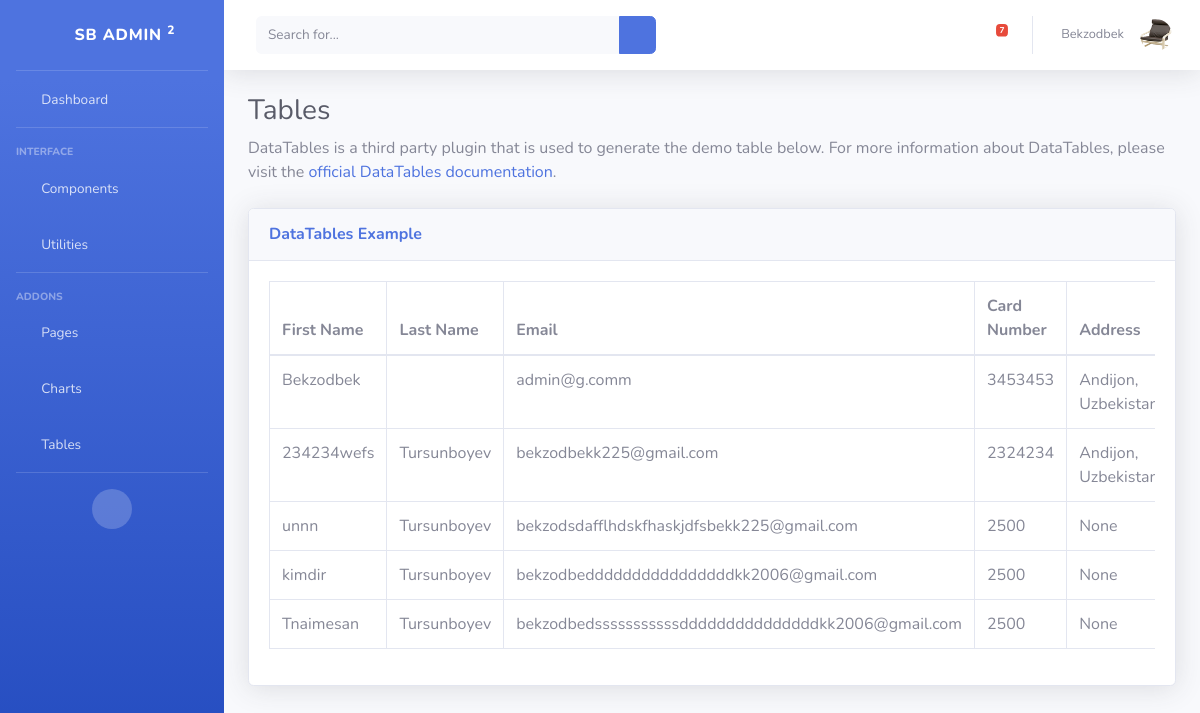
The page /dashboard/tables/ (signed in) on the database its author committed.
### furnapp/models.py (models this page shows, shortened)
class MyUser(AbstractUser):
    username = None
    email = models.EmailField(unique=True)
    USERNAME_FIELD = 'email'
    REQUIRED_FIELDS = []
    is_organiser = models.BooleanField(default=False)
    is_agent = models.BooleanField(default=False)

class Profile(models.Model):
    class Meta:
        verbose_name = "My Profile"
        verbose_name_plural = "Profile"
    custom_user = models.OneToOneField(MyUser, on_delete=models.CASCADE)
    image = models.ImageField(default="arrivals5.png", upload_to="profile")
    bio = models.CharField(max_length=100, default="bio", null=True, blank=True)
    card_number = models.IntegerField(default=2500, null=True,blank=True)
    address = models.CharField(max_length=200, null=True, blank=True)
    mobile_number = models.IntegerField(default=998931742328, null=True, blank=True)

### dashboard/views.py (the view)
# urls.py: path('tables/', tables, name='tables'),
def tables(request):
    if 'user' in request.GET:
        search = request.GET['user']
        full_search = Q(Q(first_name__icontains=search) | Q(Q(email__icontains=search)))
        profile_search = Q(Q(mobile_number__icontains=search))
        user = User.objects.filter(full_search)
        profile = Profile.objects.filter(profile_search)
    else:
        user = User.objects.all()
    context={
        "user_full":user
    }
    return render(request, 'dashboard/includes/tables.html', context)

### templates/dashboard/includes/tables.html (shortened to what this page needs)
{% extends 'dashboard/layouts/base.html' %}
{% block contend %}
<div class="container-fluid">
    <h1 class="h3 mb-2 text-gray-800">Tables</h1>
    <p class="mb-4">DataTables is a third party plugin that is used to generate the demo table below.
        For more information about DataTables, please visit the <a target="_blank"
            href="https://datatables.net">official DataTables documentation</a>.</p>
    <div class="card shadow mb-4">
        <div class="card-header py-3">
            <h6 class="m-0 font-weight-bold text-primary">DataTables Example</h6>
        </div>
        <div class="card-body">
            <div class="table-responsive">
                <table class="table table-bordered" id="dataTable" width="100%" cellspacing="0">
                    <thead>
                        <tr>
                            <th>First Name</th>
                            <th>Last Name</th>
                            <th>Email</th>
                            <th>Card Number</th>
                            <th>Address</th>
                        </tr>
                    </thead>
                    <tbody>
                        {% for user in user_full %}
                        <tr>
                            <td>{{ user.first_name }}</td>
                            <td>{{ user.last_name }}</td>
                            <td>{{ user.email }}</td>
                            <td>{{ user.profile.card_number }}</td>
                            <td>{{ user.profile.address }}</td>
                        </tr>
                        {% endfor %}
                    </tbody>
                </table>
            </div>
        </div>
    </div>
</div>
{% endblock %}

### templates/dashboard/layouts/base.html (shortened to what this page needs)
{% load static %}
{% if request.user.is_organiser %}
<!DOCTYPE html>
<html lang="en">
<head>
    <link href="{% static 'vendor/fontawesome-free/css/all.min.css' %}" rel="stylesheet" type="text/css">
    <link href="{% static 'css/sb-admin-2.min.css' %}" rel="stylesheet">
</head>
<body>
    <div id="wrapper">
        <ul class="navbar-nav bg-gradient-primary sidebar sidebar-dark accordion" id="accordionSidebar">
            <a class="sidebar-brand d-flex align-items-center justify-content-center" href="{% url 'dashboard:home' %}">
                <div class="sidebar-brand-icon rotate-n-15">
                    <i class="fas fa-laugh-wink"></i>
                </div>
                <div class="sidebar-brand-text mx-3">SB Admin <sup>2</sup></div>
            </a>
            <hr class="sidebar-divider my-0">
            <li class="nav-item">
                <a class="nav-link" href="{% url 'dashboard:home' %}">
                    <i class="fas fa-fw fa-tachometer-alt"></i>
                    <span>Dashboard</span></a>
            </li>
            <hr class="sidebar-divider">
            <div class="sidebar-heading">
                Interface
            </div>
            <li class="nav-item">
                <a class="nav-link collapsed" href="#" data-toggle="collapse" data-target="#collapseTwo"
                    aria-expanded="true" aria-controls="collapseTwo">
                    <i class="fas fa-fw fa-cog"></i>
                    <span>Components</span>
                </a>
            </li>
            <li class="nav-item ">
                <a class="nav-link" href="#" data-toggle="collapse" data-target="#collapseUtilities"
                    aria-expanded="true" aria-controls="collapseUtilities">
                    <i class="fas fa-fw fa-wrench"></i>
                    <span>Utilities</span>
                </a>
            </li>
            <hr class="sidebar-divider">
            <div class="sidebar-heading">
                Addons
            </div>
            <li class="nav-item">
                <a class="nav-link collapsed" href="#" data-toggle="collapse" data-target="#collapsePages"
                    aria-expanded="true" aria-controls="collapsePages">
                    <i class="fas fa-fw fa-folder"></i>
                    <span>Pages</span>
                </a>
            </li>
            <li class="nav-item">
                <a class="nav-link" href="{% url 'dashboard:charts' %}">
                    <i class="fas fa-fw fa-chart-area"></i>
                    <span>Charts</span></a>
            </li>
            <li class="nav-item">
                <a class="nav-link" href="{% url 'dashboard:tables' %}">
                    <i class="fas fa-fw fa-table"></i>
                    <span>Tables</span></a>
            </li>
            <hr class="sidebar-divider d-none d-md-block">
            <div class="text-center d-none d-md-inline">
                <button class="rounded-circle border-0" id="sidebarToggle"></button>
            </div>
        </ul>
        <div id="content-wrapper" class="d-flex flex-column">
            <div id="content">
              {% include 'dashboard/includes/nav.html' %}
                {% block contend %}{% endblock %}
            </div>
        </div>
    </div>
</body>
</html>
{% endif %}

### templates/dashboard/includes/nav.html (shortened to what this page needs)
{% load static %}
<nav class="navbar navbar-expand navbar-light bg-white topbar mb-4 static-top shadow">
    <form action="{% url 'dashboard:tables' %}" class="d-none d-sm-inline-block form-inline mr-auto ml-md-3 my-2 my-md-0 mw-100 navbar-search">
        <div class="input-group">
            <input type="text" name="user" class="form-control bg-light border-0 small"  placeholder="Search for..."
                aria-label="Search" aria-describedby="basic-addon2">
            <div class="input-group-append">
                <button class="btn btn-primary" type="submit">
                    <i class="fas fa-search fa-sm"></i>
                </button>
            </div>
        </div>
    </form>
    <ul class="navbar-nav ml-auto">
        <li class="nav-item dropdown no-arrow mx-1">
            <a class="nav-link dropdown-toggle" href="#" id="alertsDropdown" role="button"
                data-toggle="dropdown" aria-haspopup="true" aria-expanded="false">
                <i class="fas fa-bell fa-fw"></i>
            </a>
        </li>
        <li class="nav-item dropdown no-arrow mx-1">
            <a class="nav-link dropdown-toggle" href="#" id="messagesDropdown" role="button"
                data-toggle="dropdown" aria-haspopup="true" aria-expanded="false">
                <i class="fas fa-envelope fa-fw"></i>
                <span class="badge badge-danger badge-counter">7</span>
            </a>
        </li>
        <li class="nav-item dropdown no-arrow">
            <a class="nav-link dropdown-toggle" href="#" id="userDropdown" role="button"
                data-toggle="dropdown" aria-haspopup="true" aria-expanded="false">
                <span class="mr-2 d-none d-lg-inline text-gray-600 small">{{ user.first_name}}</span>
                <img class="img-profile rounded-circle" src="{{ user.profile.image.url }}">
            </a>
        </li>
    </ul>
</nav>

### rows shown on the page
MyUser: first_name "Bekzodbek", profile.image (picture), email "admin@g.comm", profile.card_number "3453453", profile.address "Andijon,…"
MyUser: first_name "234234wefs", last_name "Tursunboyev", email "bekzodbekk225@gmail.com", profile.card_number "2324234", profile.address "Andijon,…"
MyUser: first_name "unnn", last_name "Tursunboyev", email "bekzodsdafflhdskfhaskjdfsbekk225@gmail.com", profile.card_number "2500", profile.address "None"
MyUser: first_name "kimdir", last_name "Tursunboyev", email "bekzodbeddddddddddddddddkk2006@gmail.com", profile.card_number "2500", profile.address "None"
MyUser: first_name "Tnaimesan", last_name "Tursunboyev", email "bekzodbedsssssssssssdddddddddddddddkk2006@gmail.com", profile.card_number "2500", profile.address "None"
